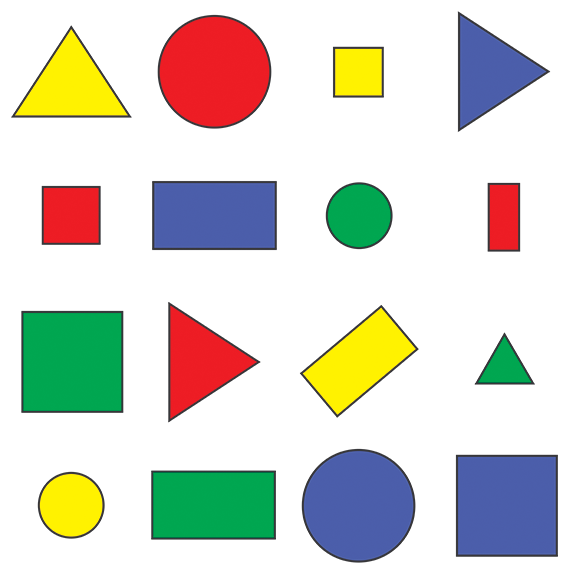
#> input picture resimler/shapes.png, 576 x 577 px
$ python 5.py
#> lines starting #> are read from the running program, lines starting #| are printed output that depends on the picture; after the words box and inside, x2 and y2 are one past the last pixel; in counts of white or black regions, pixels touching at a corner belong together
import cv2
import numpy as np

path = 'resimler/shapes.png'

def stackImages(scale,imgArray):
    rows = len(imgArray)
    cols = len(imgArray[0])
    rowsAvailable = isinstance(imgArray[0], list)
    width = imgArray[0][0].shape[1]
    height = imgArray[0][0].shape[0]
    if rowsAvailable:
        for x in range ( 0, rows):
            for y in range(0, cols):
                if imgArray[x][y].shape[:2] == imgArray[0][0].shape [:2]:
                    imgArray[x][y] = cv2.resize(imgArray[x][y], (0, 0), None, scale, scale)
                else:
                    imgArray[x][y] = cv2.resize(imgArray[x][y], (imgArray[0][0].shape[1], imgArray[0][0].shape[0]), None, scale, scale)
                if len(imgArray[x][y].shape) == 2: imgArray[x][y]= cv2.cvtColor( imgArray[x][y], cv2.COLOR_GRAY2BGR)
        imageBlank = np.zeros((height, width, 3), np.uint8)
        hor = [imageBlank]*rows
        hor_con = [imageBlank]*rows
        for x in range(0, rows):
            hor[x] = np.hstack(imgArray[x])
        ver = np.vstack(hor)
    else:
        for x in range(0, rows):
            if imgArray[x].shape[:2] == imgArray[0].shape[:2]:
                imgArray[x] = cv2.resize(imgArray[x], (0, 0), None, scale, scale)
            else:
                imgArray[x] = cv2.resize(imgArray[x], (imgArray[0].shape[1], imgArray[0].shape[0]), None,scale, scale)
            if len(imgArray[x].shape) == 2: imgArray[x] = cv2.cvtColor(imgArray[x], cv2.COLOR_GRAY2BGR)
        hor= np.hstack(imgArray)
        ver = hor
    return ver

def kenarbul(img):
    contours,hie = cv2.findContours(img,cv2.RETR_EXTERNAL,cv2.CHAIN_APPROX_NONE)

    for cnt in contours:
        area = cv2.contourArea(cnt)
        print("Area = " , area)

        if area > 5000:
            cv2.drawContours(imgCont, cnt, -1, (255, 0, 0), 3)
            peri = cv2.arcLength(cnt,True)
            print("PERİ = " , peri)
            approx = cv2.approxPolyDP(cnt,0.02*peri,True)
            print("Approx = " , len(approx))
            objKose = len(approx)
            x , y , w , h = cv2.boundingRect(approx)

            if objKose == 3:
                objType = "Ucgen"
            elif objKose == 4:
                oran = w/float(h)
                if oran > 0.95 and oran < 1.05:
                    objType = "Kare"
                else:
                    objType = "Dikdortgen"
            elif objKose > 4 :
                objType = "Daire"

            cv2.rectangle(imgCont,(x,y),(x+w,y+h),(0,255,0),2)
            cv2.putText(imgCont,objType,
                        (x+(w//2)-50,y+(h//2)),cv2.FONT_HERSHEY_COMPLEX,0.7,
                        (0,0,0),2)

    return


img = cv2.imread(path)
#> img is the input picture: shape (577, 576, 3); mean B, G, R 205.1, 214.3, 214.2

imgCont = img.copy()

imgGS = cv2.cvtColor(img,cv2.COLOR_BGR2GRAY)
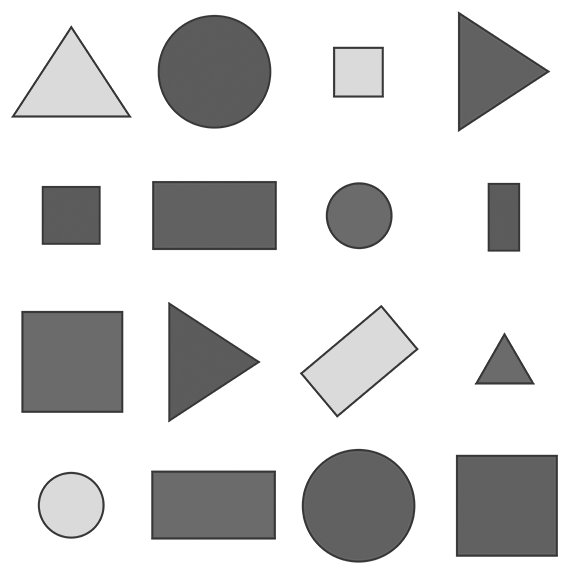
#> imgGS: shape (577, 576); min 54, max 255, mean 213.2
imgBlur = cv2.GaussianBlur(imgGS,(7,7),1)
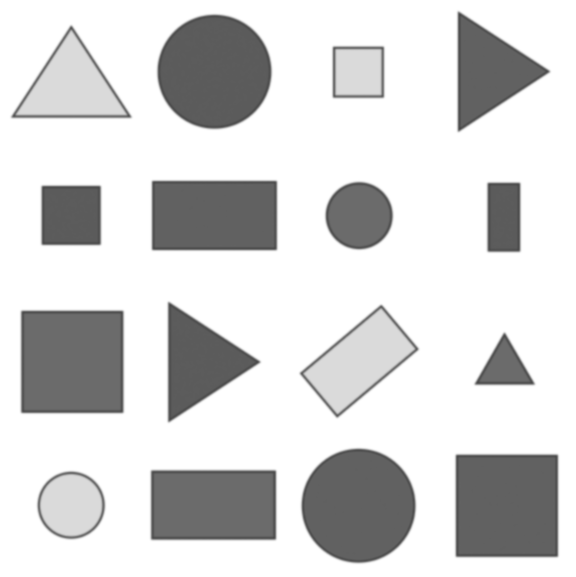
#> imgBlur: shape (577, 576); min 72, max 255, mean 213.2
imgCanny = cv2.Canny(imgBlur,50,50)
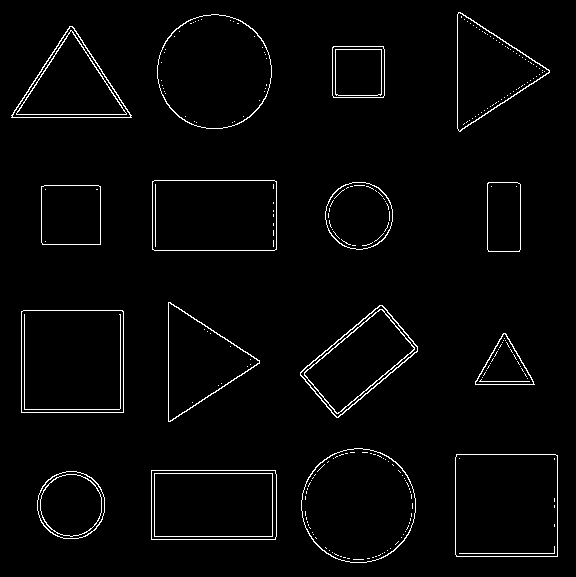
#> imgCanny: shape (577, 576); 2.4% white in thin lines or dots
imgblack = np.zeros_like(img)

kenarbul(imgCanny)
#> in kenarbul, `contours,hie = cv2.findContours(img,cv2.RETR_EXTERNAL,cv2.CHAIN_APPROX..`: contours = 16 contours; largest, box (x1, y1, x2, y2) and area: (21, 310, 124, 413) 10402, (455, 454, 558, 557) 10398, (301, 448, 416, 563) 10236, (157, 14, 272, 129) 10234, (152, 180, 277, 251) 8674; hie = 16 rows, first 6: [1, -1, -1, -1], [2, 0, -1, -1], [3, 1, -1, -1], [4, 2, -1, -1], [5, 3, -1, -1], [6, 4, -1, -1]
#> the loop in kenarbul, `for cnt in contours:` made 16 passes
#> (area, peri, approx, objKose, x, y, w, h) on passes 2, 3, 6, 7, 12: (8619, 386.8, [[151, 470], [151, 539], [275, 539], [275, 470]], 4, 151, 470, 125, 70), (10398.5, 406.2, [[456, 454], [456, 556], [557, 556], [557, 455]], 4, 456, 454, 102, 103), (10402, 406.8, [[21, 311], [21, 412], [123, 412], [122, 310]], 4, 21, 310, 103, 103), (6389, 338.5, [[382, 305], [300, 372], [336, 417], [417, 351]], 4, 300, 305, 118, 113), (8674, 385.7, [[152, 181], [152, 249], [276, 249], [276, 181]], 4, 152, 181, 125, 69)
#> (area, peri, approx, objKose, x, y, w, h) on passes 8, 14, 16: (5629, 352, [[168, 302], [170, 421], [259, 360]], 3, 168, 302, 92, 120), (5690.5, 355.1, [[11, 115], [131, 117], [72, 26]], 3, 11, 26, 121, 92), (5712, 351.7, [[458, 12], [460, 131], [549, 70]], 3, 458, 12, 92, 120)
#> (printed output is left out)
#> after the loop in kenarbul, `for cnt in contours:`:
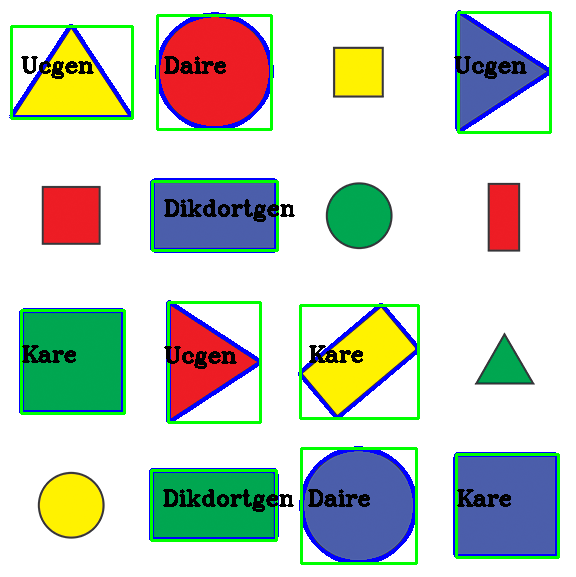
#> imgCont: shape (577, 576, 3); 8.86% of pixels changed, all inside (x1, y1, x2, y2) = (9, 10, 560, 565)

imgStack = stackImages(0.7,([img,imgGS,imgCanny],
                            [imgBlur,imgCont,imgblack]))
#> after the loop in stackImages, `for x in range(0, rows):`: hor = 2 items
#> in stackImages, `ver = np.vstack(hor)`:
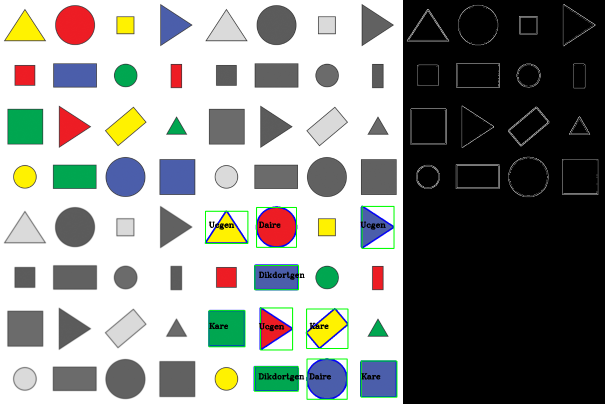
#> ver: shape (808, 1209, 3) (shown at 1/2 size); mean of channels 0, 1, 2 139.2, 142.5, 140.9; drawn as B, G, R

cv2.imshow("Stack",imgStack)


cv2.waitKey(0)
